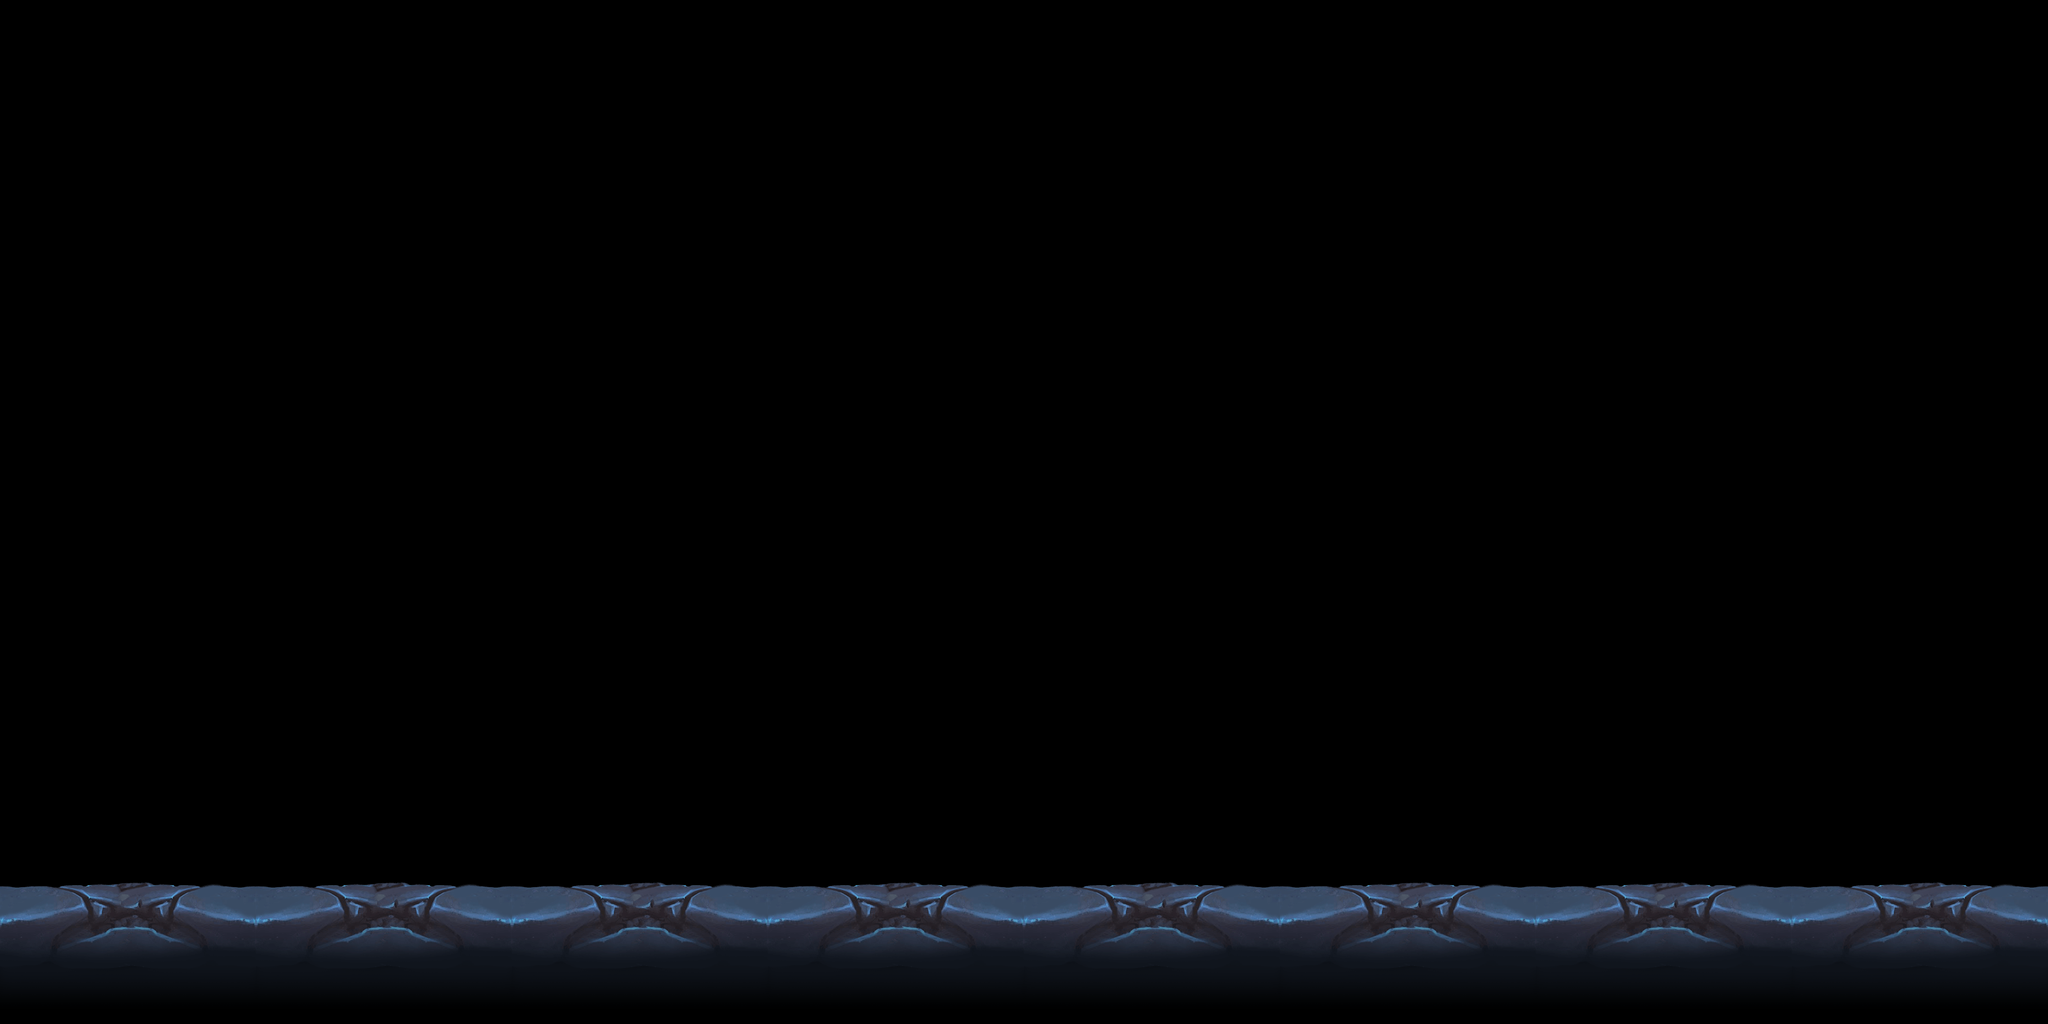

The image is a tile-based game level rendered from a .tmx file. Its description and complete source (layers, tilesets, objects, tile grids) follow:
An orthogonal 40x20 tile map with 80x80 px tiles, 1 tile layer (st3) and 2 objects.

<map version="1.0" orientation="orthogonal" renderorder="right-down" width="40" height="20" tilewidth="80" tileheight="80" nextobjectid="336">
 <tileset firstgid="1" name="street3" tilewidth="80" tileheight="80" tilecount="21" columns="7">
  <image source="street3_3.png" width="560" height="240" />
 </tileset>
 <layer name="st3" width="40" height="20">
  <data encoding="csv">
0,0,0,0,0,0,0,0,0,0,0,0,0,0,0,0,0,0,0,0,0,0,0,0,0,0,0,0,0,0,0,0,0,0,0,0,0,0,0,0,
0,0,0,0,0,0,0,0,0,0,0,0,0,0,0,0,0,0,0,0,0,0,0,0,0,0,0,0,0,0,0,0,0,0,0,0,0,0,0,0,
0,0,0,0,0,0,0,0,0,0,0,0,0,0,0,0,0,0,0,0,0,0,0,0,0,0,0,0,0,0,0,0,0,0,0,0,0,0,0,0,
0,0,0,0,0,0,0,0,0,0,0,0,0,0,0,0,0,0,0,0,0,0,0,0,0,0,0,0,0,0,0,0,0,0,0,0,0,0,0,0,
0,0,0,0,0,0,0,0,0,0,0,0,0,0,0,0,0,0,0,0,0,0,0,0,0,0,0,0,0,0,0,0,0,0,0,0,0,0,0,0,
0,0,0,0,0,0,0,0,0,0,0,0,0,0,0,0,0,0,0,0,0,0,0,0,0,0,0,0,0,0,0,0,0,0,0,0,0,0,0,0,
0,0,0,0,0,0,0,0,0,0,0,0,0,0,0,0,0,0,0,0,0,0,0,0,0,0,0,0,0,0,0,0,0,0,0,0,0,0,0,0,
0,0,0,0,0,0,0,0,0,0,0,0,0,0,0,0,0,0,0,0,0,0,0,0,0,0,0,0,0,0,0,0,0,0,0,0,0,0,0,0,
0,0,0,0,0,0,0,0,0,0,0,0,0,0,0,0,0,0,0,0,0,0,0,0,0,0,0,0,0,0,0,0,0,0,0,0,0,0,0,0,
0,0,0,0,0,0,0,0,0,0,0,0,0,0,0,0,0,0,0,0,0,0,0,0,0,0,0,0,0,0,0,0,0,0,0,0,0,0,0,0,
0,0,0,0,0,0,0,0,0,0,0,0,0,0,0,0,0,0,0,0,0,0,0,0,0,0,0,0,0,0,0,0,0,0,0,0,0,0,0,0,
0,0,0,0,0,0,0,0,0,0,0,0,0,0,0,0,0,0,0,0,0,0,0,0,0,0,0,0,0,0,0,0,0,0,0,0,0,0,0,0,
0,0,0,0,0,0,0,0,0,0,0,0,0,0,0,0,0,0,0,0,0,0,0,0,0,0,0,0,0,0,0,0,0,0,0,0,0,0,0,0,
0,0,0,0,0,0,0,0,0,0,0,0,0,0,0,0,0,0,0,0,0,0,0,0,0,0,0,0,0,0,0,0,0,0,0,0,0,0,0,0,
0,0,0,0,0,0,0,0,0,0,0,0,0,0,0,0,0,0,0,0,0,0,0,0,0,0,0,0,0,0,0,0,0,0,0,0,0,0,0,0,
0,0,0,0,0,0,0,0,0,0,0,0,0,0,0,0,0,0,0,0,0,0,0,0,0,0,0,0,0,0,0,0,0,0,0,0,0,0,0,0,
0,0,0,0,0,0,0,0,0,0,0,0,0,0,0,0,0,0,0,0,0,0,0,0,0,0,0,0,0,0,0,0,0,0,0,0,0,0,0,0,
2,3,4,5,6,2,3,4,5,6,2,3,4,5,6,2,3,4,5,6,2,3,4,5,6,2,3,4,5,6,2,3,4,5,6,2,3,4,5,6,
9,10,11,12,13,9,10,11,12,13,9,10,11,12,13,9,10,11,12,13,9,10,11,12,13,9,10,11,12,13,9,10,11,12,13,9,10,11,12,13,
16,17,18,19,20,16,17,18,19,20,16,17,18,19,20,16,17,18,19,20,16,17,18,19,20,16,17,18,19,20,16,17,18,19,20,16,17,18,19,20
</data>
 </layer>
 <objectgroup name="ground">
  <object id="334" x="0" y="1425" width="3204" height="3" />
 </objectgroup>
 <objectgroup name="under_ground">
  <object id="335" x="0" y="1476.7" width="3530.3" />
 </objectgroup>
</map>
